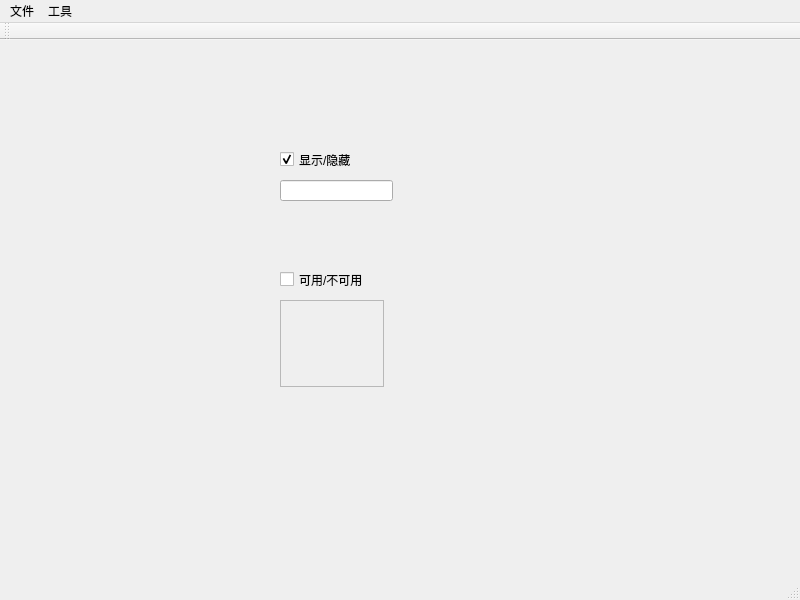
<?xml version="1.0" encoding="UTF-8"?>
<ui version="4.0">
 <class>MainWindow</class>
 <widget class="QMainWindow" name="MainWindow">
  <property name="geometry">
   <rect>
    <x>0</x>
    <y>0</y>
    <width>800</width>
    <height>600</height>
   </rect>
  </property>
  <property name="windowTitle">
   <string>MainWindow</string>
  </property>
  <widget class="QWidget" name="centralwidget">
   <widget class="QCheckBox" name="checkBox">
    <property name="enabled">
     <bool>true</bool>
    </property>
    <property name="geometry">
     <rect>
      <x>280</x>
      <y>110</y>
      <width>91</width>
      <height>19</height>
     </rect>
    </property>
    <property name="text">
     <string>显示/隐藏</string>
    </property>
    <property name="checked">
     <bool>true</bool>
    </property>
   </widget>
   <widget class="QCheckBox" name="checkBox_2">
    <property name="enabled">
     <bool>true</bool>
    </property>
    <property name="geometry">
     <rect>
      <x>280</x>
      <y>230</y>
      <width>101</width>
      <height>19</height>
     </rect>
    </property>
    <property name="text">
     <string>可用/不可用</string>
    </property>
   </widget>
   <widget class="QTextEdit" name="textEdit">
    <property name="enabled">
     <bool>false</bool>
    </property>
    <property name="geometry">
     <rect>
      <x>280</x>
      <y>260</y>
      <width>104</width>
      <height>87</height>
     </rect>
    </property>
   </widget>
   <widget class="QLineEdit" name="lineEdit">
    <property name="geometry">
     <rect>
      <x>280</x>
      <y>140</y>
      <width>113</width>
      <height>21</height>
     </rect>
    </property>
   </widget>
  </widget>
  <widget class="QMenuBar" name="menuBar">
   <property name="geometry">
    <rect>
     <x>0</x>
     <y>0</y>
     <width>800</width>
     <height>26</height>
    </rect>
   </property>
   <widget class="QMenu" name="menu">
    <property name="title">
     <string>文件</string>
    </property>
    <addaction name="separator"/>
    <addaction name="actionnew"/>
    <addaction name="actionopen"/>
   </widget>
   <widget class="QMenu" name="menu_2">
    <property name="title">
     <string>工具</string>
    </property>
   </widget>
   <addaction name="menu"/>
   <addaction name="menu_2"/>
  </widget>
  <widget class="QStatusBar" name="statusBar"/>
  <widget class="QToolBar" name="toolBar">
   <property name="windowTitle">
    <string>toolBar</string>
   </property>
   <attribute name="toolBarArea">
    <enum>TopToolBarArea</enum>
   </attribute>
   <attribute name="toolBarBreak">
    <bool>true</bool>
   </attribute>
  </widget>
  <action name="actionnew">
   <property name="text">
    <string>新建文件夹</string>
   </property>
   <property name="shortcut">
    <string>Ctrl+N</string>
   </property>
  </action>
  <action name="actionopen">
   <property name="text">
    <string>打开</string>
   </property>
  </action>
 </widget>
 <resources/>
 <connections>
  <connection>
   <sender>checkBox_2</sender>
   <signal>toggled(bool)</signal>
   <receiver>textEdit</receiver>
   <slot>setEnabled(bool)</slot>
   <hints>
    <hint type="sourcelabel">
     <x>314</x>
     <y>261</y>
    </hint>
    <hint type="destinationlabel">
     <x>311</x>
     <y>320</y>
    </hint>
   </hints>
  </connection>
  <connection>
   <sender>checkBox</sender>
   <signal>toggled(bool)</signal>
   <receiver>lineEdit</receiver>
   <slot>setVisible(bool)</slot>
   <hints>
    <hint type="sourcelabel">
     <x>345</x>
     <y>148</y>
    </hint>
    <hint type="destinationlabel">
     <x>343</x>
     <y>173</y>
    </hint>
   </hints>
  </connection>
 </connections>
</ui>
